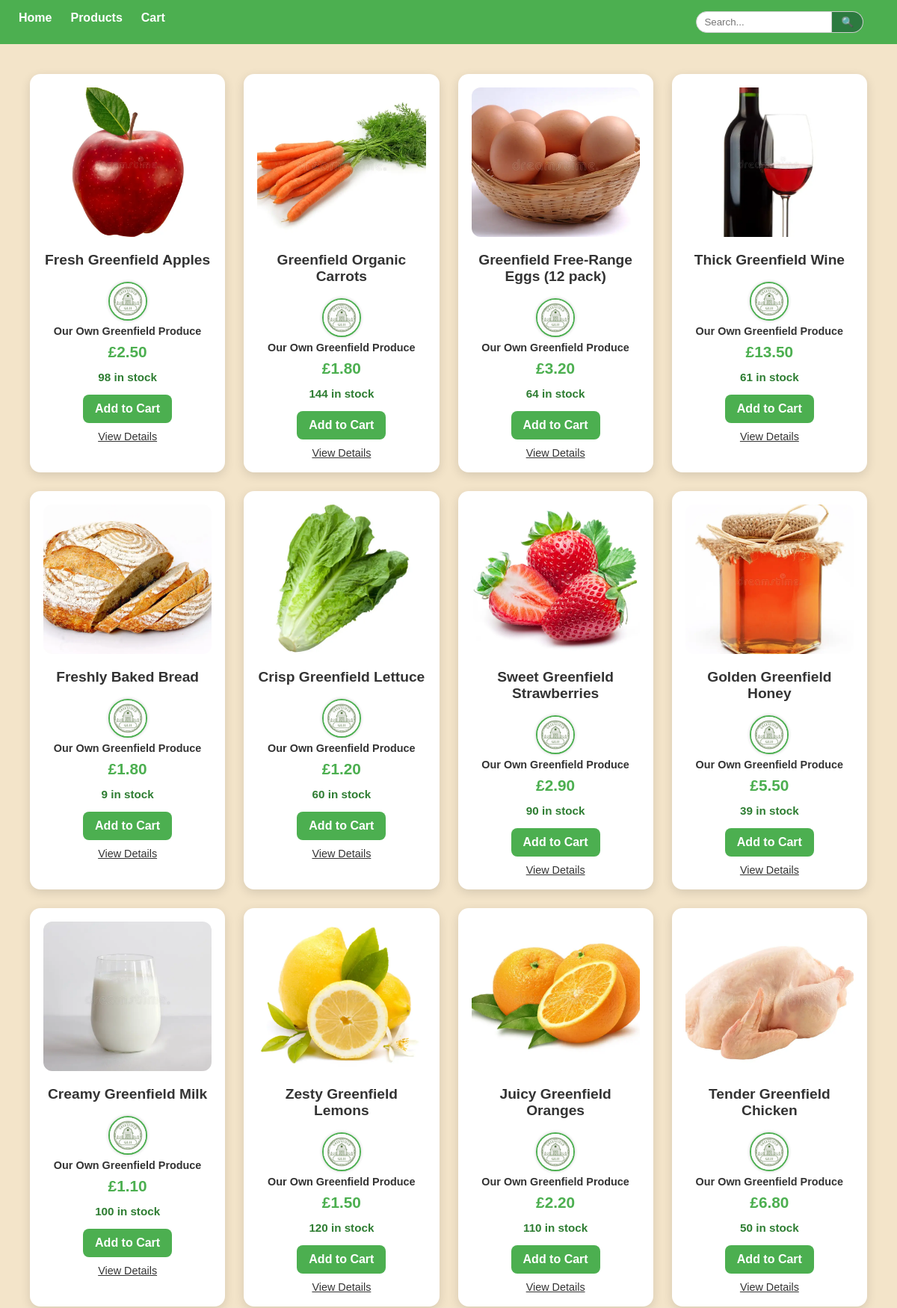
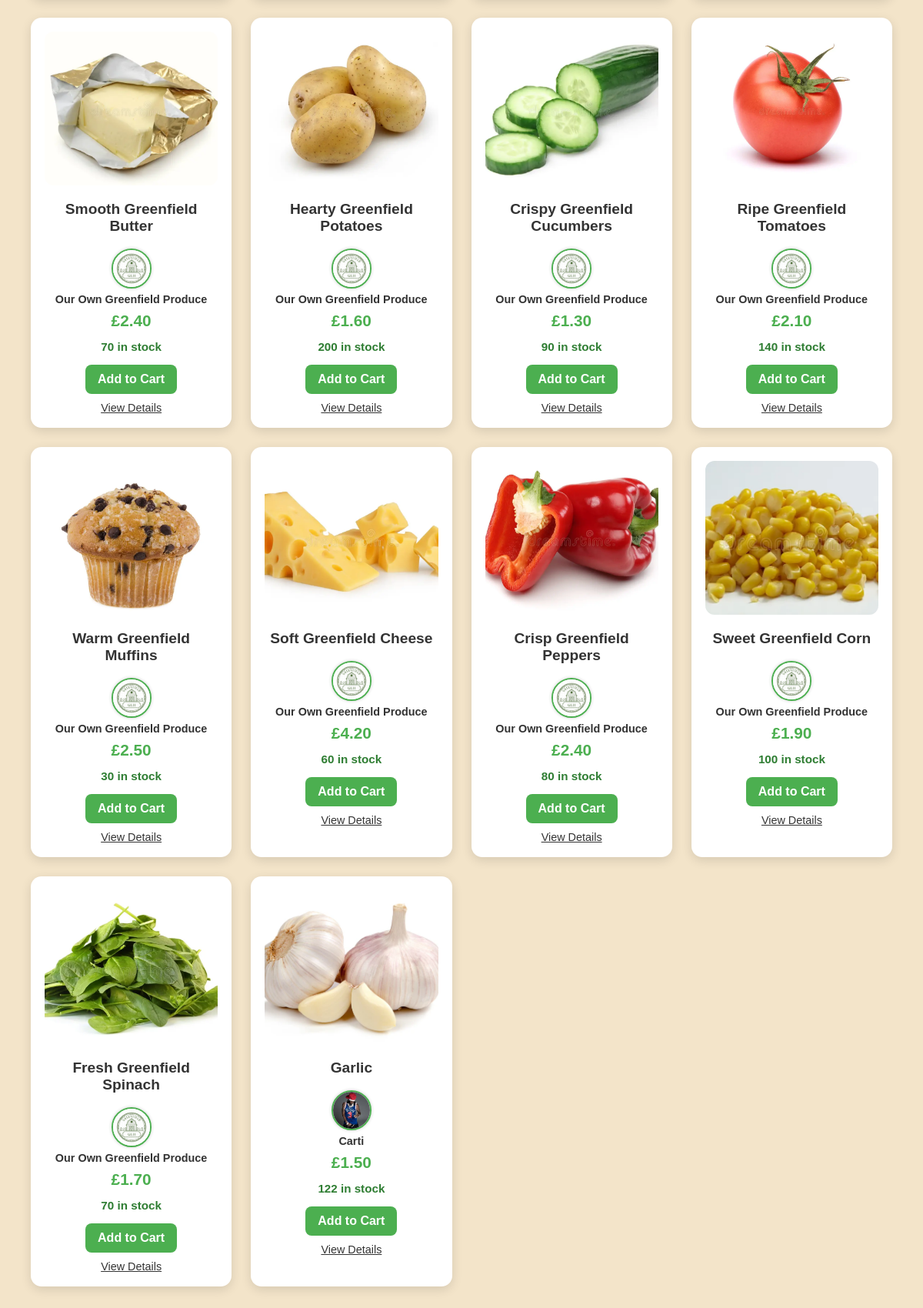
Page /products on the committed database (2 pictures, top to bottom).
### app.py (models this page shows)
class Product(db.Model):
    id = db.Column(db.Integer, primary_key=True)
    name = db.Column(db.String(300), nullable=False)
    description = db.Column(db.Text)
    price_gbp = db.Column(db.Float, nullable=False)
    stock = db.Column(db.Integer, default=0)
    image = db.Column(db.String(255))
    producer_id = db.Column(db.Integer, db.ForeignKey('user.id'))

class User(db.Model):
    id = db.Column(db.Integer, primary_key=True)
    email = db.Column(db.String(120), unique=True, nullable=False)
    password = db.Column(db.String(200), nullable=False)
    role = db.Column(db.String(20), default="customer")
    name = db.Column(db.String(50))
    phone = db.Column(db.String(50))
    adress = db.Column(db.String(300))
    loyalty_points = db.Column(db.Integer, default=0)
    profile_image = db.Column(db.String(200), default="default.jpg")
    products = db.relationship("Product", backref="producer", lazy=True)
    customer_orders = db.relationship(
        "Order",
        foreign_keys="Order.customer_id",
        backref="customer_user",
        lazy=True
    )
    producer_items = db.relationship(
    "OrderItem",
    foreign_keys="OrderItem.producer_id",
    backref="producer_user",
    lazy=True
)

### app.py (the view)
@app.route('/products')
def products_page():
    query = request.args.get('q', '').lower()
    all_products = Product.query.all()
    if query:
        filtered_products = [p for p in all_products if query in p.name.lower()]
    else:
        filtered_products = all_products
    return render_template('products.html', products=filtered_products)

### templates/products.html (shortened to what this page needs)
<!DOCTYPE html>
<html lang="en">
<head>
    <link rel="stylesheet" href="{{ url_for('static', filename='css/products.css') }}">
</head>
<body>
<nav class="navbar">
    <a href="/">Home</a>
    <a href="/products">Products</a>
    <a href="/cart">Cart</a>
    <form class="nav-search" method="GET" action="/products">
    <input type="text" name="q" placeholder="Search..." value="{{ request.args.get('q', '') }}">
    <button type="submit">🔍</button>
</form>
</nav>
<section class="products-section">
<div class="product-grid">
    {% for product in products %}
    <div class="product-card">
        <img src="{{ url_for('static', filename='images/products/' + product.image) }}" class="product-img">
        <h3>{{ product.name }}</h3>
       <div class="producer-info-vertical">
        <img src="{{ url_for('static', filename='images/producers/' + product.producer.profile_image) }}"
         alt="{{ product.producer.name }}"
         class="producer-pfp">
    <span class="producer-name">{{ product.producer.name }}</span>
</div>
        <p class="price">£{{ "%.2f"|format(product.price_gbp) }}</p>
        {% if product.stock > 0 %}
            <p class="stock in-stock">{{ product.stock }} in stock</p>
            <a href="/add_to_cart/{{ product.id }}" class="btn add-btn">Add to Cart</a>
        {% else %}
            <p class="stock out">Out of stock</p>
            <button class="btn disabled" disabled>Unavailable</button>
        {% endif %}
        <a href="/product/{{ product.id }}" class="details-link">View Details</a>
    </div>
    {% endfor %}
</div>
</section>
</body>
</html>

### static/css/products.css (style rules this page uses)
body { background: #F3E4C9; margin: 0; font-family: Arial, sans-serif; }
.navbar { background: #4CAF50; padding: 15px 25px; display: flex; gap: 25px; }
.navbar a { color: white; text-decoration: none; font-weight: bold; transition: 0.2s; }
.product-card { color: #222; }
.products-section { padding: 40px; }
.product-grid { display: grid; grid-template-columns: repeat(auto-fit, minmax(260px, 1fr)); gap: 25px; }
.product-card { background: #fff; padding: 18px; border-radius: 14px; box-shadow: 0 4px 14px rgba(0,0,0,0.12); transition: 0.25s ease; display: flex; flex-direction: column; align-items: center; }
.product-img { width: 100%; height: 200px; object-fit: cover; border-radius: 12px; margin-bottom: 12px; }
.producer-info-vertical { display: flex; flex-direction: column; align-items: center; margin-top: 10px; gap: 6px; }
.producer-pfp { width: 48px; height: 48px; border-radius: 50%; object-fit: cover; border: 2px solid #4CAF50; box-shadow: 0 0 4px rgba(0,0,0,0.2); }
.producer-name { font-size: 0.9rem; font-weight: 600; color: #333; text-align: center; }
.product-card h3 { margin: 8px 0; color: #333; font-size: 1.2rem; text-align: center; }
.price { font-size: 1.3rem; font-weight: bold; color: #4CAF50; margin: 8px 0; }
.stock { margin: 5px 0; font-size: 0.95rem; }
.in-stock { color: #2E7D32; font-weight: bold; }
.btn { padding: 10px 16px; border-radius: 8px; text-decoration: none; font-weight: bold; display: inline-block; margin-top: 10px; transition: 0.2s; }
.add-btn { background: #4CAF50; color: white; }
.details-link { margin-top: 10px; color: #333; text-decoration: underline; font-size: 0.9rem; transition: 0.2s; }
.nav-search { display: flex; align-items: center; margin-left: auto; margin-right: 20px; }
.nav-search input { padding: 6px 10px; border: 1px solid #ccc; border-radius: 20px 0 0 20px; outline: none; width: 160px; transition: width 0.3s ease; }
.nav-search button { padding: 6px 12px; border: 1px solid #ccc; border-left: none; background: #2c7a3f; color: white; border-radius: 0 20px 20px 0; cursor: pointer; }

### rows in the picture
Product: image (picture), name "Fresh Greenfield Apples", profile_image (picture), producer.name "Our Own Greenfield Produce", price_gbp "2.50", stock "98"
Product: image (picture), name "Greenfield Organic Carrots", profile_image (picture), producer.name "Our Own Greenfield Produce", price_gbp "1.80", stock "144"
Product: image (picture), name "Greenfield Free-Range Eggs (12 pack)", profile_image (picture), producer.name "Our Own Greenfield Produce", price_gbp "3.20", stock "64"
Product: image (picture), name "Thick Greenfield Wine", profile_image (picture), producer.name "Our Own Greenfield Produce", price_gbp "13.50", stock "61"
Product: image (picture), name "Freshly Baked Bread", profile_image (picture), producer.name "Our Own Greenfield Produce", price_gbp "1.80", stock "9"
Product: image (picture), name "Crisp Greenfield Lettuce", profile_image (picture), producer.name "Our Own Greenfield Produce", price_gbp "1.20", stock "60"
Product: image (picture), name "Sweet Greenfield Strawberries", profile_image (picture), producer.name "Our Own Greenfield Produce", price_gbp "2.90", stock "90"
Product: image (picture), name "Golden Greenfield Honey", profile_image (picture), producer.name "Our Own Greenfield Produce", price_gbp "5.50", stock "39"
Product: image (picture), name "Creamy Greenfield Milk", profile_image (picture), producer.name "Our Own Greenfield Produce", price_gbp "1.10", stock "100"
Product: image (picture), name "Zesty Greenfield Lemons", profile_image (picture), producer.name "Our Own Greenfield Produce", price_gbp "1.50", stock "120"
Product: image (picture), name "Juicy Greenfield Oranges", profile_image (picture), producer.name "Our Own Greenfield Produce", price_gbp "2.20", stock "110"
Product: image (picture), name "Tender Greenfield Chicken", profile_image (picture), producer.name "Our Own Greenfield Produce", price_gbp "6.80", stock "50"
Product: image (picture), name "Smooth Greenfield Butter", profile_image (picture), producer.name "Our Own Greenfield Produce", price_gbp "2.40", stock "70"
Product: image (picture), name "Hearty Greenfield Potatoes", profile_image (picture), producer.name "Our Own Greenfield Produce", price_gbp "1.60", stock "200"
Product: image (picture), name "Crispy Greenfield Cucumbers", profile_image (picture), producer.name "Our Own Greenfield Produce", price_gbp "1.30", stock "90"
Product: image (picture), name "Ripe Greenfield Tomatoes", profile_image (picture), producer.name "Our Own Greenfield Produce", price_gbp "2.10", stock "140"
Product: image (picture), name "Warm Greenfield Muffins", profile_image (picture), producer.name "Our Own Greenfield Produce", price_gbp "2.50", stock "30"
Product: image (picture), name "Soft Greenfield Cheese", profile_image (picture), producer.name "Our Own Greenfield Produce", price_gbp "4.20", stock "60"
Product: image (picture), name "Crisp Greenfield Peppers", profile_image (picture), producer.name "Our Own Greenfield Produce", price_gbp "2.40", stock "80"
Product: image (picture), name "Sweet Greenfield Corn", profile_image (picture), producer.name "Our Own Greenfield Produce", price_gbp "1.90", stock "100"
Product: image (picture), name "Fresh Greenfield Spinach", profile_image (picture), producer.name "Our Own Greenfield Produce", price_gbp "1.70", stock "70"
Product: image (picture), name "Garlic", name (picture), producer.name "Carti", price_gbp "1.50", stock "122"
